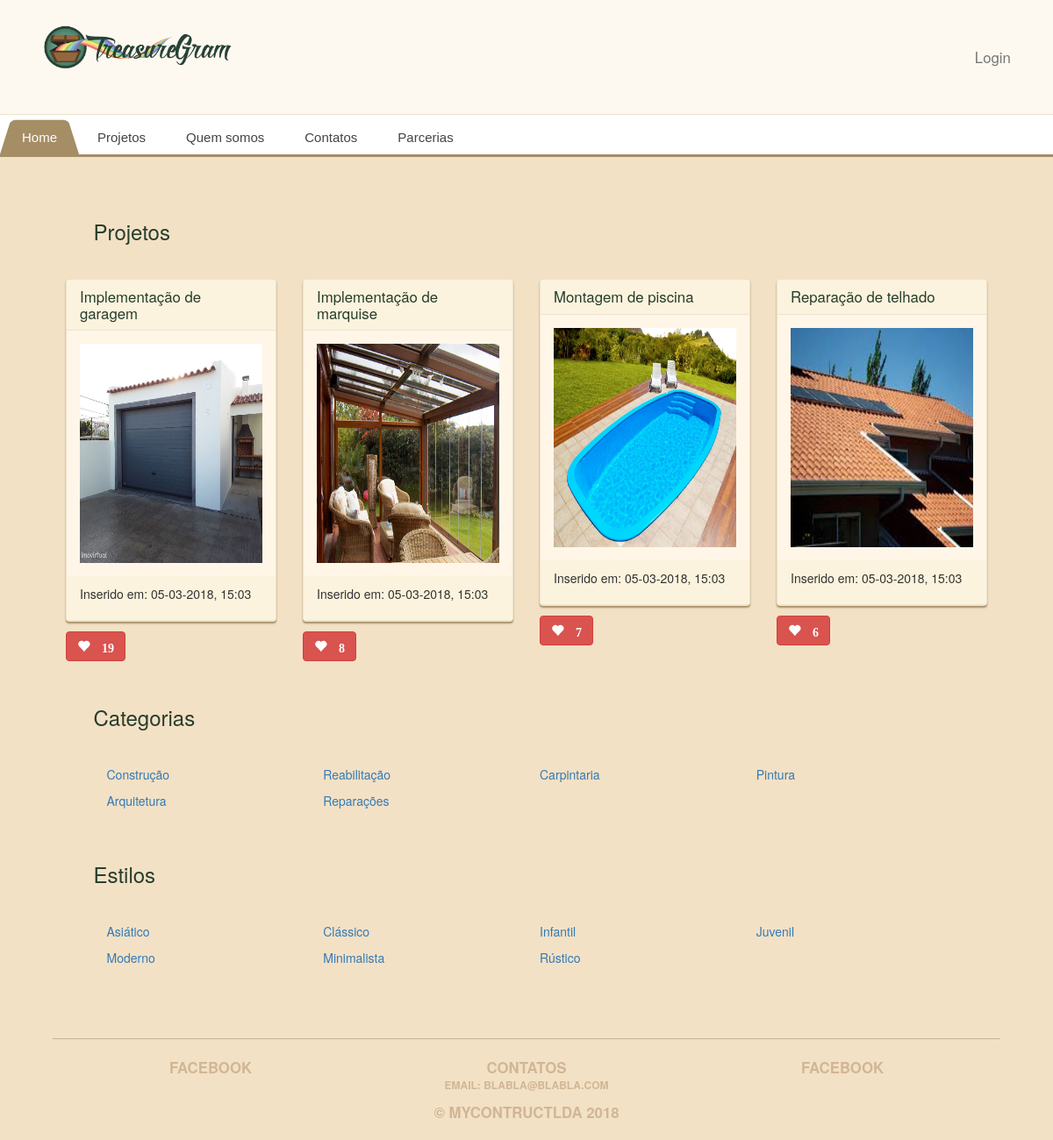
The page / on the database its author committed.
### main_app/models.py (models this page shows, shortened)
class Projetos(models.Model):
    data_registo = models.CharField(max_length=100)
    distrito = models.CharField(max_length=100)
    titulo = models.CharField(max_length=100)
    descricao = models.CharField(max_length=250)
    divisao = models.ForeignKey('Divisao', on_delete=models.CASCADE)
    estilo = models.ForeignKey('Estilo', on_delete=models.CASCADE)
    imagem = models.ImageField(upload_to='treasure_images', default='media/default.png')
    likes = models.IntegerField(default=0)
    slug = models.SlugField(max_length=100, blank=True)
    categoria = models.ForeignKey('Categoria', on_delete=models.CASCADE)
    created_at = models.DateTimeField(auto_now_add=True)
    tags = models.CharField(max_length=250)

class Categoria(models.Model):
    categoria = models.CharField(max_length=100)
    slug = models.SlugField(max_length=100, blank=True)

class Estilo(models.Model):
    estilo = models.CharField(max_length=100)
    slug = models.SlugField(max_length=100, blank=True)

### main_app/views.py (the view)
# urls.py: 2. Add a URL to urlpatterns:  path('', views.home, name='home')
def home(request):
    treasures = Treasure.objects.all()
    categorias = Categoria.objects.all()
    estilos = Estilo.objects.all();
    projetos = Projetos.objects.all().order_by('created_at')[:8]
    form = TreasureForm()
    return render(request, 'home.html', {'treasures': treasures,'projetos':projetos, 'categorias': categorias,'estilos': estilos,'form':form})

### main_app/templates/home.html
{% extends 'base.html' %}
{% load staticfiles %}
{% block content %}
<div class="row" style="margin:3%">
    <h3>Projetos</h3>
</div>
<div class="row">
    {% for projeto in projetos %}
    <div class="col-md-3">
        <a href="{% url 'detail' projeto.slug %}">
            <div class="treasure panel panel-default">
                <div class="panel-heading">
                    <h2 class="panel-title">{{ projeto.titulo }}</h2>
                </div>
                <div class="panel-body">
                    <div class="treasure-photo">
                        <img src="{{ projeto.imagem.url }}" alt="" height="250px" />
                    </div>
                </div>
                <div class="panel-heading">
                    <p>Inserido em: {{ projeto.created_at|date:'d-m-Y, H:m' }}</p>
                </div>
            </div>
        </a>
            <button id="likes" data-id="{{projeto.id}}" class="btn btn-mini btn-danger glyphicon glyphicon-heart" type="button">
                  {% if projeto.likes > 0 %} {{ projeto.likes }} {% endif %}
            </button>
    </div>
    {% endfor %}
</div>
<div class="row" style="margin:3%">
    <h3>Categorias</h3>
</div>
<div class="row" style="margin:3%">
      {% for categoria in categorias %}
      <div class="col-md-3">
          <a href="{% url 'projetos_categorias' categoria.slug %}">
            <p>{{ categoria.categoria }}</p>
          </a>
      </div>
    {% endfor %}
</div>
<div class="row" style="margin:3%">
    <h3>Estilos</h3>
</div>
<div class="row" style="margin:3%">
      {% for estilo in estilos %}
      <div class="col-md-3">
          <a href="{% url 'projetos_estilo' estilo.slug %}">
          <p>{{ estilo.estilo }}</p>
          </a>
      </div>
    {% endfor %}
</div>
{% endblock %}

### main_app/static/style.css (style rules this page uses)
body { background: #f3e1c5; color: #263d2c; }
.panel { background: #fff6e8; border-color: #ece4cf; box-shadow: 0 2px 2px #a58d65; }
.panel-default .panel-heading { background: #fbf3dd; border-color: #ece4cf; }
.panel-body { position: relative; }
.panel-title { font-size: 1.2em; color: #263d2c; }
.treasure { margin-bottom: 20px; }
.treasure:last-child { margin-bottom: 0; }
.treasure-photo { background: #fdf2e1; margin-right: 5%; position: static; text-align: center; width: 100%; }
.treasure-photo img { width: 100%; max-height: 100%; }
.btn { margin-top: 10px; font-weight: bold; font-size: 14px; }

### rows shown on the page
Projetos: titulo "Implementação de garagem", imagem (picture), created_at "05-03-2018, 15:03", likes "19"
Projetos: titulo "Implementação de marquise", imagem (picture), created_at "05-03-2018, 15:03", likes "8"
Projetos: titulo "Montagem de piscina", imagem (picture), created_at "05-03-2018, 15:03", likes "7"
Projetos: titulo "Reparação de telhado", imagem (picture), created_at "05-03-2018, 15:03", likes "6"
Categoria: categoria "Construção"
Categoria: categoria "Reabilitação"
Categoria: categoria "Carpintaria"
Categoria: categoria "Pintura"
Categoria: categoria "Arquitetura"
Categoria: categoria "Reparações"
Estilo: estilo "Asiático"
Estilo: estilo "Clássico"
Estilo: estilo "Infantil"
Estilo: estilo "Juvenil"
Estilo: estilo "Moderno"
Estilo: estilo "Minimalista"
Estilo: estilo "Rústico"
